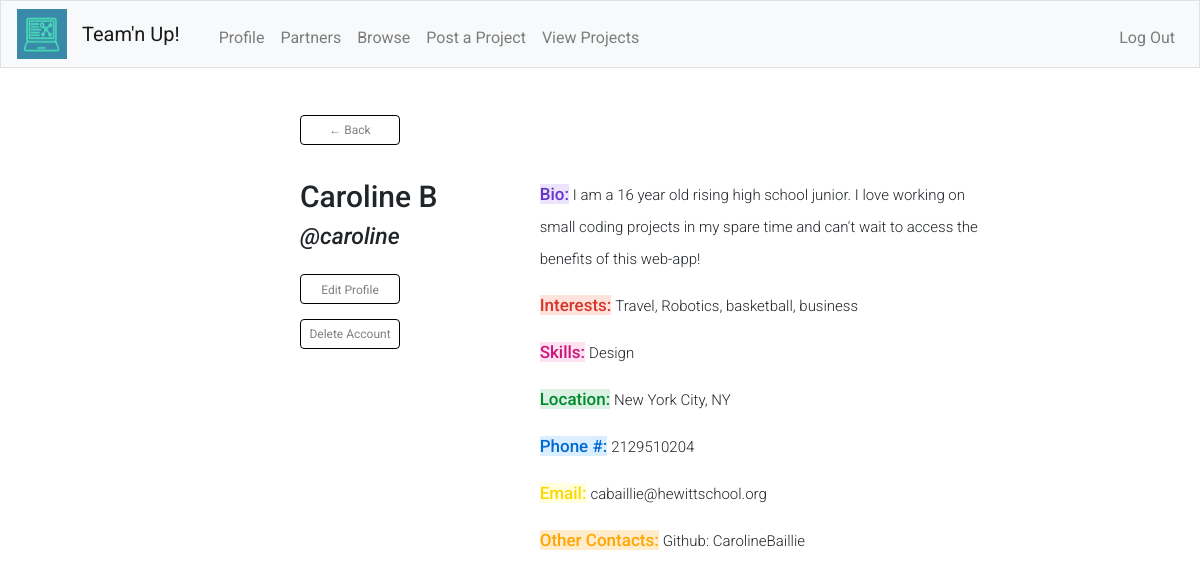
/profile (signed in), run on an earlier commit of the app's database.
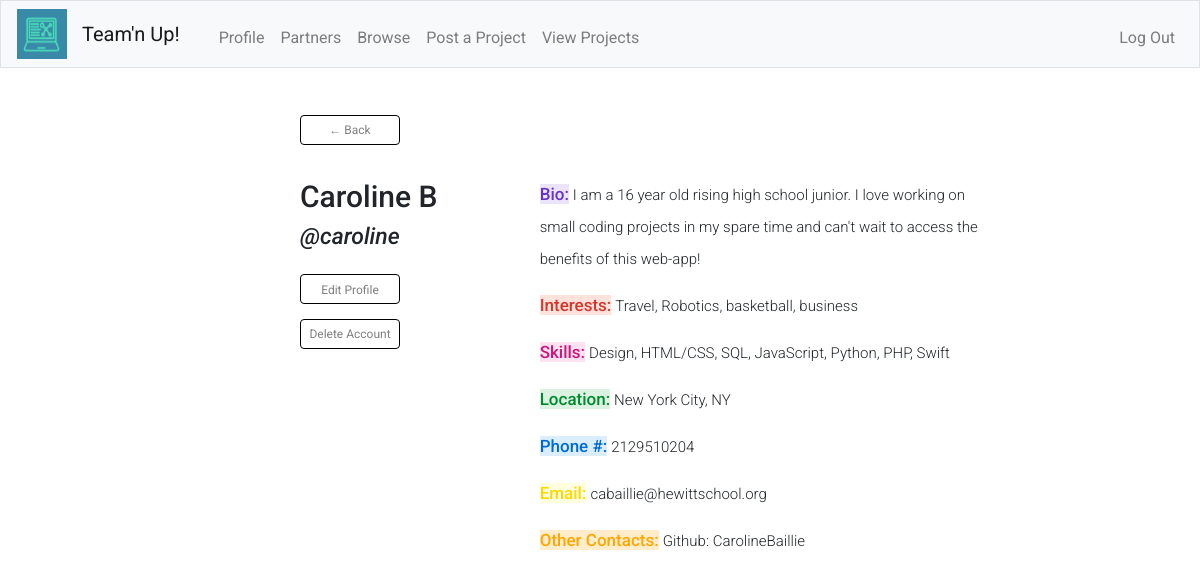
And on a later commit of the database.
### tables this page shows
CREATE TABLE profile
(
    id INTEGER,
    username TEXT,
    name TEXT,
    bio TEXT,
    interests TEXT,
    skills TEXT,
    location TEXT,
    phone TEXT,
    email TEXT,
    info TEXT
);

### app.py (the view)
@app.route("/profile", methods=["GET","POST"])
def profile():
    if request.method == "POST":
        person_id = request.form.get("person_id")
        row = db.execute("SELECT * FROM profile WHERE id = :user_id", user_id=person_id)[0]
        return render_template("profile.html",row=row,yours=None)
    else:
        row = db.execute("SELECT * FROM profile WHERE id = :user_id", user_id=session["user_id"])[0]
        return render_template("profile.html",row=row,yours="yes")

### app.py (called while the page is built)
@app.after_request
def after_request(response):
    response.headers["Cache-Control"] = "no-cache, no-store, must-revalidate"
    response.headers["Expires"] = 0
    response.headers["Pragma"] = "no-cache"
    return response

### templates/profile.html (shortened to what this page needs)
{% extends "layout.html" %}
{% block body %}
<div class="profile-page">
<div class="parent">
    <br>
    <div>
        <form action="/browse" style="display: inline;font-size:larger;">
            <button class="back" type="submit">
                &#8592 Back</button>
        </form>
    <br>
    <br>
    <div id="profilePart">
        <div id="nameEtc" >
            <h1 class="profile-name">{{row["name"]}}</h1>
            <h3 class="profile-name"><i>@{{ row["username"] }}</i></h3>
            {% if yours %}
                <form action="/updateProf2" method="post">
                    <input class="second btn btn-primary" id="partnerUp" type="submit" name="button" value="Edit Profile">
                </form>
                <form action="/deleteAcc">
                    <input id="logOut" type="submit" value="Delete Account">
                </form>
            {% else %}
                <form action="/partners" method="post">
                    <input type="hidden" name="person_id" value="{{row['id']}}">
                    <input class="second btn btn-primary" id="partnerUp" type="submit" name="button" value="Partner Up">
                </form>
            {% endif %}
        </div>
        <div id="about">
            <div>
                <div class="section">
                <h4 class="sub purple bio" id="bio" >Bio:</h4>
                <p class="ans">{{row["bio"]}}</p>
                <br>
            </div>
                <div class="section">
                <h4 class="sub red interests">Interests:</h4>
                <p class="ans" >{{row["interests"]}}</p>
                <br></div>
                <div class="section">
                <h4 class="sub pink skills" >Skills:</h4>
                <p class="ans" >{{row["skills"]}}</p>
                <br>
                </div>
                <div class="section">
                <h4 class="sub green location">Location:</h4>
                <p class="ans"> {{row["location"]}}</p>
                <br>
                </div>
                <div class="section">
                <h4 class="sub blue phone">Phone #:</h4>
                <p class="ans">{{row["phone"]}}</p>
                <br>
            </div>
                <div class="section">
                <h4 class="sub yellow email">Email:</h4>
                <p class="ans">{{ row["email"] }}</p>
            {% if row["info"] != None %}<br>
        </div>
            <div class="section">
                    <h4 class="sub orange other">Other Contacts:</h4>
                    <p class="ans">{{row["info"]}}</p>
                    </div>
            {% endif %}
        </div>
    </div>
</div>
</div>
{% endblock %}

What changed in the data, as far as the page shows it:
changed profile "Caroline B": skills "Design" → "Design, HTML/CSS, SQL, JavaScript, Python, PHP, Swift"
